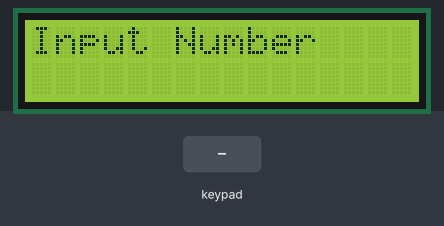
Bench run of a sketch on a simulated Arduino Uno, built with avr-gcc and run on an emulated ATmega328P. On the bench: 16×2 character LCD. Inputs (shaded band) come from the test bench. What the sketch prints to the serial monitor is not drawn.

Above: at 1.3 s.
1.4 s: keypad keys 9 8 7 6 # pressed 0.4 s apart
At 3.8 s:
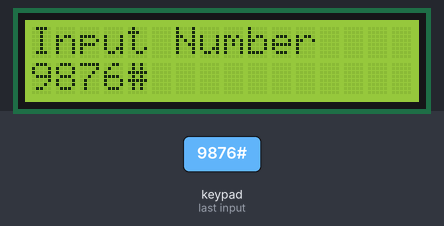
4.9 s: key 'A' pressed
At 5.2 s:
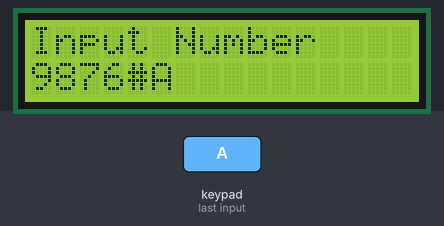
6.4 s: key 'B' pressed
At 7.4 s:
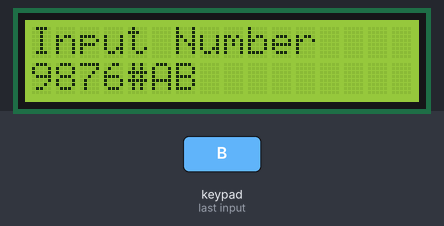
7.9 s: keypad keys 9 8 7 6 * pressed 0.4 s apart
At 10.8 s:
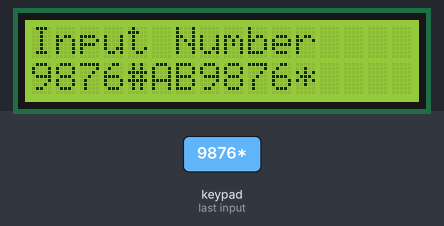
11.4 s: key 'C' pressed
At 12.6 s:
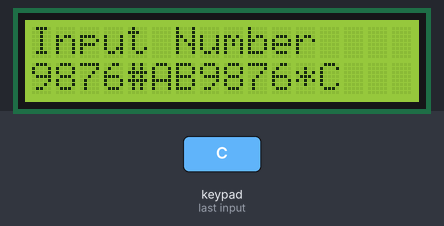
12.9 s: key 'D' pressed
At 13.6 s:
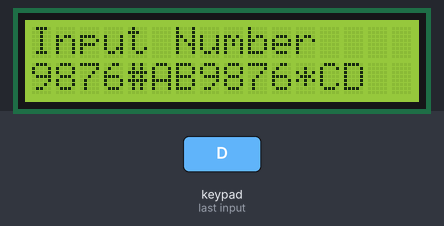
Timing chart, 0 to 15.4 s (numbered marks = the images above; inputs shaded):
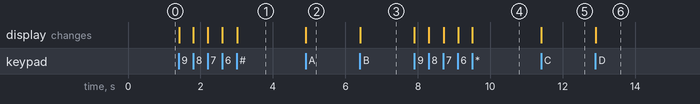

The sketch:

text_LCD.ino
```cpp
// C++ code
//
#include<Wire.h>
#include<LiquidCrystal_I2C.h>
#include<Keypad.h>

//lcd 변수
LiquidCrystal_I2C lcd(0x27, 16, 2);
byte customChar[4][8]={
  {0x00, 0x0A, 0x00, 0x11, 0x0E, 0x00, 0x00},
  {0x1F, 0x11, 0x0A, 0x04, 0x0A, 0x11, 0x1F},
  {0x0A, 0x0A, 0x1F, 0x11, 0x11, 0x0E, 0x04},
  {0x0E, 0x11, 0x11, 0x1F, 0x1B, 0x1B, 0x1F}
};

//keypad 변수
const byte rows =4;
const byte cols = 4;

char keyValues[rows][cols]={
  {'1', '2', '3', 'A'},
  {'4', '5', '6', 'B'},
  {'7', '8', '9', 'C'},
  {'*', '0', '#', 'D'}
};

byte rowPins[rows] = {9,8,7,6};
byte colPins[cols] = {5,4,3,2};

Keypad userKeypad = Keypad(makeKeymap(keyValues),
                           rowPins, colPins, rows,cols);
char pressedKey;


void setup()
{
  Serial.begin(9600);
  lcd.begin(16,2);
  lcd.setCursor(0,0);


  lcd.init();
  lcd.backlight();
  lcd.setCursor(0,0);
  //lcd.autoscroll();
  lcd.print("Input Number");

  lcd.setCursor(0,1);
  //lcd.autoscroll();
  //lcd.setCursor(0,1);
  //for(int i=0;i<=4;i++){
  //	lcd.print(i);
  //  delay(500);
  //}

}

void loop()
{
  pressedKey = userKeypad.getKey();
  if(pressedKey !=NO_KEY){
  	Serial.print("Pressed Key :");
    Serial.println(pressedKey);

    //숫자 출력
    lcd.print(pressedKey);

  }

}
```

Measured:
- after the input at 1.4 s, the display: first changes at once (image 1 shows a later state)
- after the input at 4.9 s, the display: changes at once (image 2)
- after the input at 6.4 s, the display: changes at once (image 3)
- after the input at 7.9 s, the display: first changes at once (image 4 shows a later state)
- after the input at 11.4 s, the display: changes at once (image 5)
- after the input at 12.9 s, the display: changes at once (image 6)
